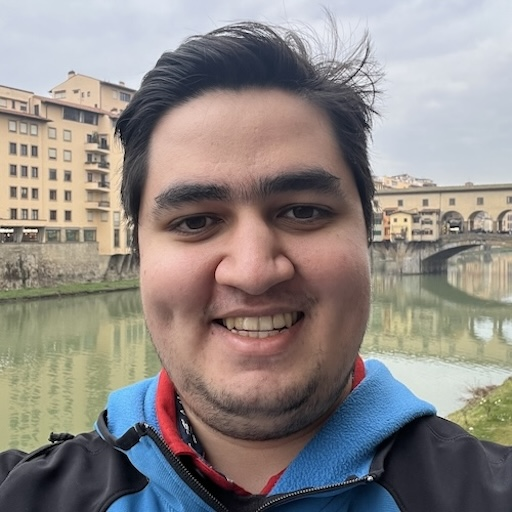
#> input picture A0/imgs/original.jpg, 512 x 512 px
$ jupyter execute main.ipynb
#> lines starting #> are read from the running program, lines starting #| are printed output that depends on the picture
# A0

Author: Alex Lavaee

Collaborators: None

[cell 1]
import cv2
from pathlib import Path
import numpy as np
import matplotlib.pyplot as plt
import matplotlib_inline
# get higher quality plots
matplotlib_inline.backend_inline.set_matplotlib_formats("retina")

[cell 2]
DATA_PATH = Path("./imgs")

[cell 3]
# load original image
original_img = cv2.imread(str(DATA_PATH / "original.jpg"))
#> original_img is the input picture: shape (512, 512, 3); mean B, G, R 133.9, 136.9, 143.5

[cell 4]
original_img.shape
#> Out = (512, 512, 3)

## Question 1

* Create a grayscale image of your face by converting your color image using one of the conversions we discussed in class.

[cell 5]
# display original image
fig = plt.figure(tight_layout=True, frameon=False)
ax = fig.add_subplot(111)
ax.imshow(original_img[..., ::-1])
ax.set_axis_off()

[cell 6]
# convert original image to grayscale using mean of BGR axis
grayscale_img = original_img.mean(axis=-1)
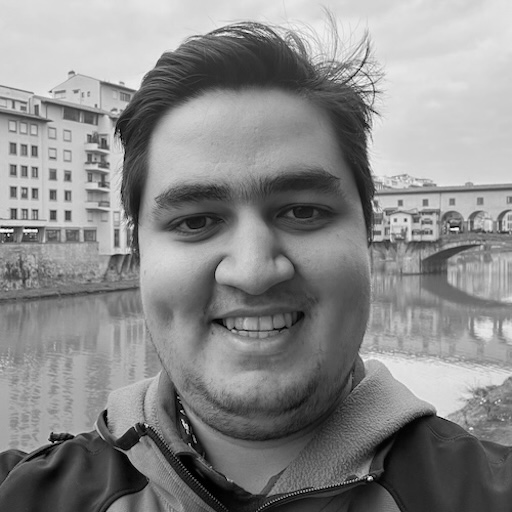
#> grayscale_img: shape (512, 512) float64; min 0, max 252.7, mean 138.1

[cell 7]
# display grayscale image
fig = plt.figure(tight_layout=True, frameon=False)
ax = fig.add_subplot(111)
ax.imshow(grayscale_img, cmap="gray")
ax.set_axis_off()

[cell 8]
# save new image
cv2.imwrite(str(DATA_PATH / "grayscale.jpg"), grayscale_img)
#> Out = True

## Question 2

* Come up with a second way of manipulating your face that produces an interesting output. For example, you may create a blurred image of your grayscale face by assigning to each pixel the average grayscale pixel value of itself and its 8 neighbors. Hint: You may have to run your program a few times to make the blurring noticeable.

[cell 9]
def calculate_target_size(
    dim: int, kernel_size: int, padding: int = 0, stride: int = 1
) -> int:
    return (dim - kernel_size + 2 * padding) // stride + 1

[cell 10]
def generate_gaussian_kernel(kernel_size: int, sigma: float) -> np.ndarray:
    ax = np.arange(-kernel_size // 2 + 1., kernel_size // 2 + 1.)
    xx, yy = np.meshgrid(ax, ax)
    kernel = np.exp(-0.5 * (np.square(xx) + np.square(yy)) / np.square(sigma))
    kernel /= kernel.sum()
    return kernel

[cell 11]
def blur_image(image: np.ndarray, sigma: float = 1.0, kernel_size: int = 3) -> np.ndarray:
    # use gaussian blur
#> called with sigma = 2, kernel_size = 7
    kernel = generate_gaussian_kernel(kernel_size=kernel_size, sigma=sigma)
    h, w = image.shape
#> h = 512; w = 512

    h, w = (
        calculate_target_size(dim=h, kernel_size=kernel_size, padding=0, stride=1),
        calculate_target_size(dim=w, kernel_size=kernel_size, padding=0, stride=1),
    )
#> h = 506; w = 506

    conv_image = np.zeros(shape=(h, w))

    for i in range(h):
        for j in range(w):
            conv_image[i, j] = np.sum(
                image[i : i + kernel_size, j : j + kernel_size] * kernel
            )
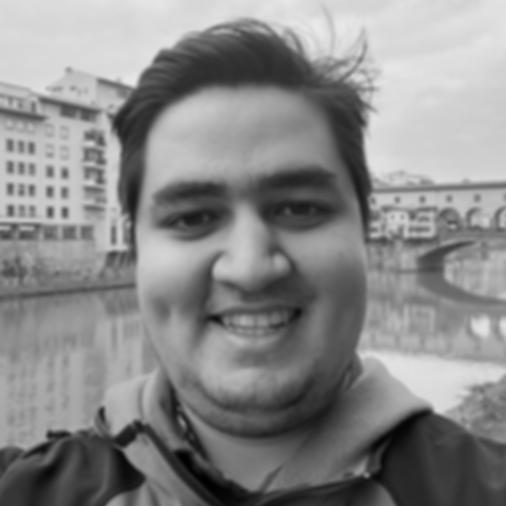
#> conv_image: shape (506, 506) float64; min 1.46, max 235.9, mean 137.8

    return conv_image

[cell 12]
blurred_img = blur_image(grayscale_img, sigma=2.0, kernel_size=7)

[cell 13]
# display grayscale image
fig = plt.figure(tight_layout=True, frameon=False)
ax = fig.add_subplot(111)
ax.imshow(blurred_img, cmap="gray")
ax.set_axis_off()

[cell 14]
# save new image
cv2.imwrite(str(DATA_PATH / "blurred.jpg"), blurred_img)
#> Out = True
